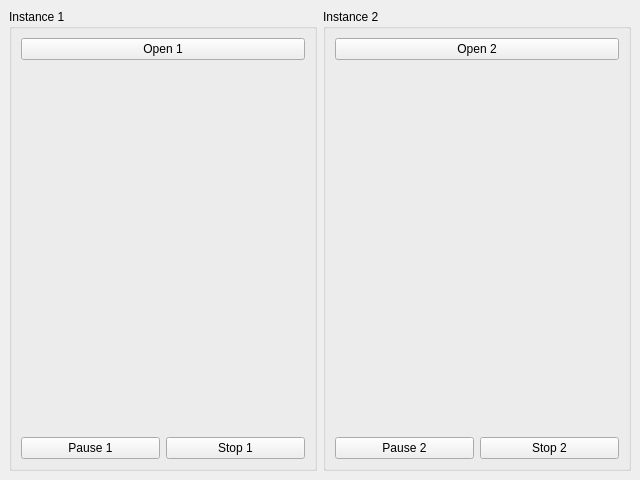
<?xml version="1.0" encoding="UTF-8"?>
<ui version="4.0">
 <class>Dual</class>
 <widget class="QMainWindow" name="Dual">
  <property name="geometry">
   <rect>
    <x>0</x>
    <y>0</y>
    <width>640</width>
    <height>480</height>
   </rect>
  </property>
  <property name="windowIcon">
   <iconset resource="../../../data/logo.qrc">
    <normaloff>:/icons/48x48/vlc-qt.png</normaloff>:/icons/48x48/vlc-qt.png</iconset>
  </property>
  <widget class="QWidget" name="centralwidget">
   <layout class="QHBoxLayout" name="horizontalLayout">
    <item>
     <widget class="QGroupBox" name="group1">
      <property name="title">
       <string>Instance 1</string>
      </property>
      <layout class="QGridLayout" name="gridLayout">
       <item row="0" column="0" colspan="2">
        <widget class="QPushButton" name="open1">
         <property name="text">
          <string>Open 1</string>
         </property>
        </widget>
       </item>
       <item row="1" column="0" colspan="2">
        <widget class="VlcWidgetVideo" name="video1" native="true"/>
       </item>
       <item row="2" column="1">
        <widget class="QPushButton" name="stop1">
         <property name="text">
          <string>Stop 1</string>
         </property>
        </widget>
       </item>
       <item row="2" column="0">
        <widget class="QPushButton" name="pause1">
         <property name="text">
          <string>Pause 1</string>
         </property>
         <property name="checkable">
          <bool>true</bool>
         </property>
        </widget>
       </item>
      </layout>
     </widget>
    </item>
    <item>
     <widget class="QGroupBox" name="group2">
      <property name="title">
       <string>Instance 2</string>
      </property>
      <layout class="QGridLayout" name="gridLayout_2">
       <item row="0" column="0" colspan="2">
        <widget class="QPushButton" name="open2">
         <property name="text">
          <string>Open 2</string>
         </property>
        </widget>
       </item>
       <item row="2" column="1">
        <widget class="QPushButton" name="stop2">
         <property name="text">
          <string>Stop 2</string>
         </property>
        </widget>
       </item>
       <item row="2" column="0">
        <widget class="QPushButton" name="pause2">
         <property name="text">
          <string>Pause 2</string>
         </property>
         <property name="checkable">
          <bool>true</bool>
         </property>
        </widget>
       </item>
       <item row="1" column="0" colspan="2">
        <widget class="VlcWidgetVideo" name="video2" native="true"/>
       </item>
      </layout>
     </widget>
    </item>
   </layout>
  </widget>
  <action name="actionClose">
   <property name="text">
    <string>Close</string>
   </property>
  </action>
 </widget>
 <customwidgets>
  <customwidget>
   <class>VlcWidgetVideo</class>
   <extends>QWidget</extends>
   <header>../../src/widgets/WidgetVideo.h</header>
   <container>1</container>
   <slots>
    <signal>fullscreen()</signal>
    <slot>toggleFullscreen()</slot>
   </slots>
  </customwidget>
 </customwidgets>
 <resources>
  <include location="../../../data/logo.qrc"/>
 </resources>
 <connections>
  <connection>
   <sender>actionClose</sender>
   <signal>triggered()</signal>
   <receiver>Dual</receiver>
   <slot>close()</slot>
   <hints>
    <hint type="sourcelabel">
     <x>-1</x>
     <y>-1</y>
    </hint>
    <hint type="destinationlabel">
     <x>399</x>
     <y>299</y>
    </hint>
   </hints>
  </connection>
 </connections>
</ui>
